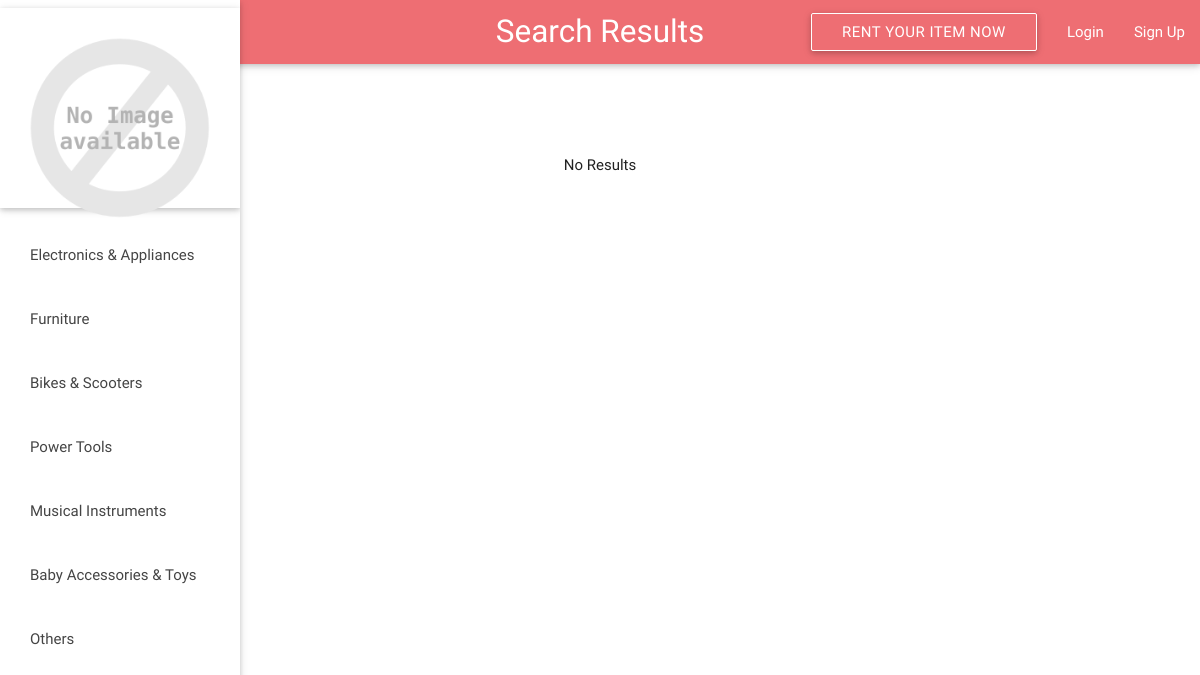
The page /search.php on the database as committed earlier.
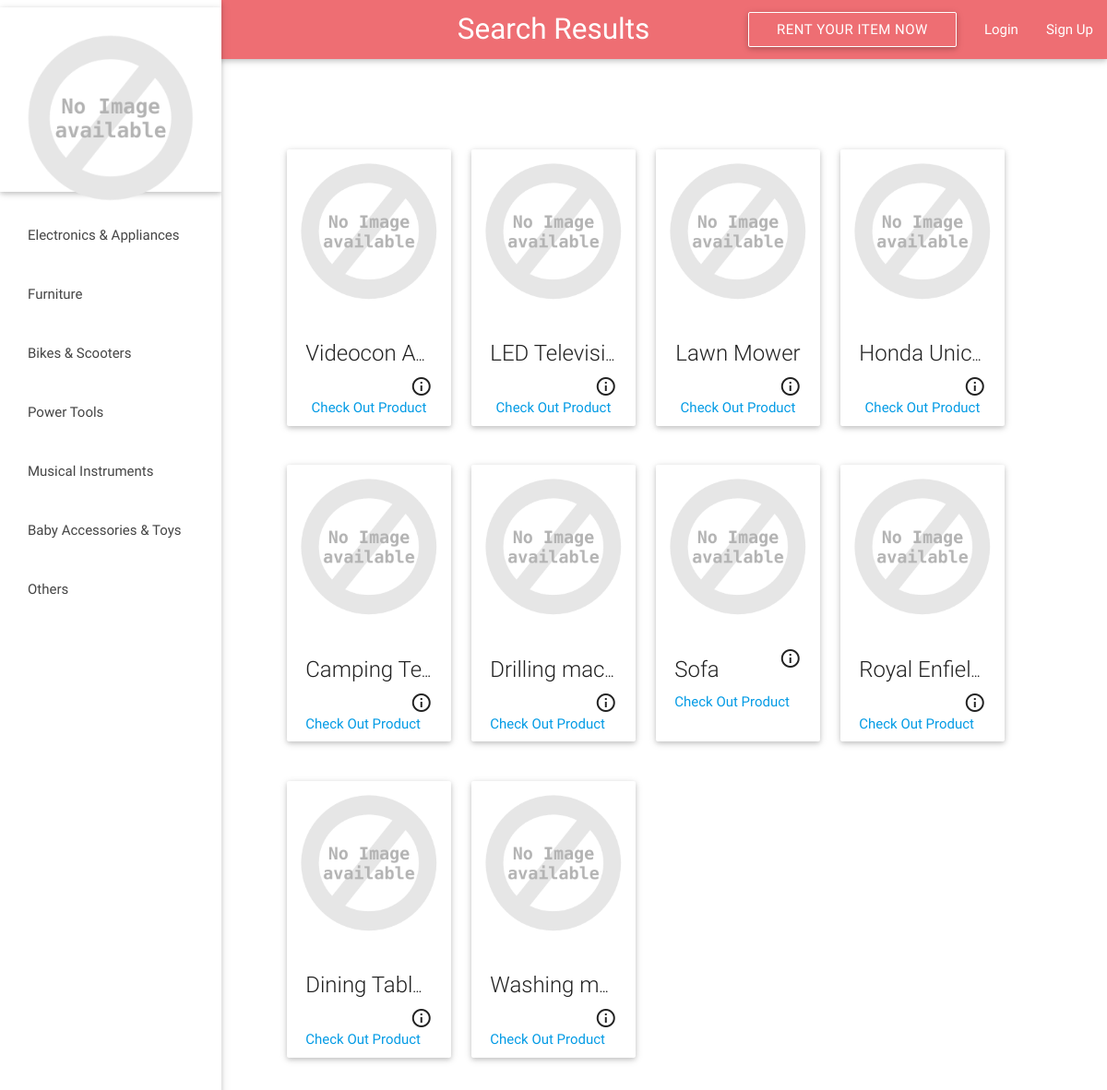
The same page on the database as committed later.
### tables this page shows
CREATE TABLE IF NOT EXISTS `Product` (
  `product_ID` int(5) unsigned zerofill NOT NULL AUTO_INCREMENT COMMENT 'P_id',
  `pname` varchar(1000) NOT NULL COMMENT 'Product Name',
  `category` varchar(1000) NOT NULL DEFAULT 'Other' COMMENT 'Product Category',
  `u_ID` bigint(250) DEFAULT NULL COMMENT 'Renter ID',
  `description` varchar(5000) DEFAULT NULL COMMENT 'Product Description',
  `location` varchar(1000) NOT NULL COMMENT 'Product Location',
  `price_day` decimal(10,0) NOT NULL COMMENT 'Price/Day',
  `price_week` decimal(10,0) NOT NULL COMMENT 'Price/Week',
  `price_month` decimal(10,0) NOT NULL COMMENT 'Price/Month',
  `bond` tinyint(1) DEFAULT NULL COMMENT 'Bond Required or Not',
  `no_of_views` bigint(20) NOT NULL COMMENT 'Number of Views',
  `rating` float NOT NULL COMMENT 'Product Rating',
  PRIMARY KEY (`product_ID`)
);

### search.php (the view, shortened to what the changed rows need)
  <?php
  require_once 'db.php';
  ?>
  <!DOCTYPE html>
  <html>
    <head>
      <link type="text/css" rel="stylesheet" href="css/materialize.min.css"  media="screen,projection"/>
    </head>
    <body>
	   <center>
	   <br><br><br><br>
<?php
	$pname='test';
	$pid='';
	$num_rows=0;
	$keyword=$_GET['keyword'];
    if(isset($_GET['loc']) && ($_GET['loc']!='LOCATION')){
    	$query= "SELECT pname,description,product_ID FROM Product WHERE location = ? AND pname LIKE ? OR description LIKE ? OR category LIKE ?  ORDER BY rating DESC";
    	$loc=$_GET['loc'];
		$stmt=$conn->prepare($query);
	    $param="%".$keyword."%";
	    $stmt->bind_param('ssss',$loc,$param,$param,$param);
		$stmt->execute();
		$description='';
		$stmt->bind_result($pname,$description,$pid);
       	$num_rows=0;
			$flag=0;
			while ($stmt->fetch()) {
				$num_rows++;
				if ($flag==0) {
					echo "<div class='row'>";
					echo "<div class='col m2 s10 offset-s1 offset-m3 offset-s1'>";
				}else{
					echo "<div class='col m2 s10 offset-s1'>";
				}
				echo "<div class='card small'>
				<div class='card-image waves-effect waves-block waves-light'>
					<img class='activator' src='images/products/1/".$pid."' onerror=\"this.src='images/logo.png'\">
				</div>
				<div class='card-content'>
					<div  style='text-overflow:ellipsis;overflow:hidden;white-space:nowrap;'><span class='card-title activator grey-text text-darken-4'  >".$pname."<i class='material-icons right' >info_outline</i></span></div>
					<span><a href='product.php?pid=".$pid."'>Check Out Product</a></span>
				</div>
				<div class='card-reveal'>
					<i class='material-icons right'>close</i><span class='card-title grey-text text-darken-4'>".$pname."</span>
					<p>".$description."</p>
				</div>
			</div>
        </div>";
		 $flag++;
		 if ($flag==4) {
		 	$flag=0;
		 	echo "</div></center>";
		 }
		}
		if ($num_rows==0) {
   			echo "<span>No Results in ".$_GET['loc']."</span>";
   		}
   	}else {
   			$query="SELECT pname,description,product_ID FROM Product WHERE pname LIKE ? OR description LIKE ? OR category LIKE ?   ORDER BY rating DESC";
			$stmt=$conn->prepare($query);
    		$param="%".$keyword."%";
			$stmt->bind_param('sss',$param,$param,$param);
			$stmt->execute();
			$description='';
			$stmt->bind_result($pname,$description,$pid);
			$flag=0;
			while ($stmt->fetch()) {
				$num_rows++;
				if ($flag==0) {
					echo "<div class='row'>";
					echo "<div class='col m2 s10 offset-s1 offset-m3 offset-s1'>";
				}else{
					echo "<div class='col m2 s10 offset-s1'>";
				}
				echo "<div class='card small'>
				<div class='card-image waves-effect waves-block waves-light'>
					<img class='activator' src='images/products/1/".$pid."' onerror=\"this.src='images/logo.png'\">
				</div>
				<div class='card-content'>
					<div  style='text-overflow:ellipsis;overflow:hidden;white-space:nowrap;'><span class='card-title activator grey-text text-darken-4'  >".$pname."<i class='material-icons right' >info_outline</i></span></div>
					<span><a href='product.php?pid=".$pid."'>Check Out Product</a></span>
				</div>
				<div class='card-reveal'>
					<i class='material-icons right'>close</i><span class='card-title grey-text text-darken-4'>".$pname."</span>
					<p>".$description."</p>
				</div>
			</div>
        </div>";
		 $flag++;
		 if ($flag==4) {
		 	$flag=0;
		 	echo "</div></center>";
		 }
		}
		if ($num_rows==0) {
   			echo "<span>No Results</span>";
   		}
    }
	   ?>
    </body>
  </html>

Rows that differ between the two databases and show on the page:
added product: pname "Videocon A…"
added product: pname "LED Televisi…"
added product: pname "Lawn Mower"
added product: pname "Honda Unic…"
added product: pname "Camping Te…"
added product: pname "Drilling mac…"
added product: pname "Sofa"
added product: pname "Royal Enfiel…"
added product: pname "Dining Tabl…"
added product: pname "Washing m…"
Other text that changed with them:
text no longer shown: "No Results"
